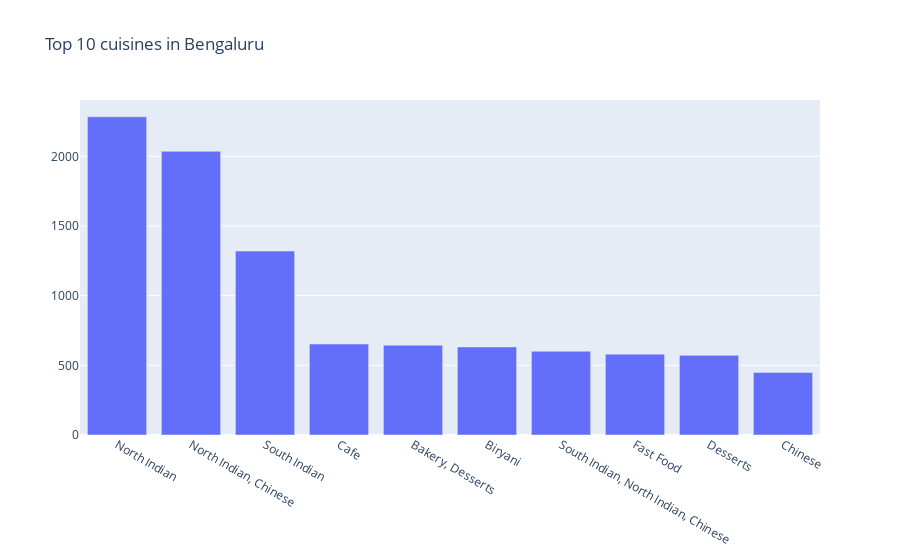

The cell this chart's notebook holds for it:
### Code cell
trace3 = go.Bar(x=cuisines.index, y=cuisines.values)
layout = go.Layout(title='Top 10 cuisines in Bengaluru')
fig = go.Figure(data=[trace3], layout=layout)
iplot(fig)

### Figure 1 — Plotly figure (JSON) as saved in the notebook; plotly's stock layout.template omitted (floating-point values rounded to 4 significant figures)
{"data": [{"type": "bar", "x": ["North Indian", "North Indian, Chinese", "South Indian", "Cafe", "Bakery, Desserts", "Biryani", "South Indian, North Indian, Chinese", "Fast Food", "Desserts", "Chinese"], "y": [2284, 2036, 1320, 653, 644, 632, 601, 580, 572, 449]}], "layout": {"title": {"text": "Top 10 cuisines in Bengaluru"}}}
